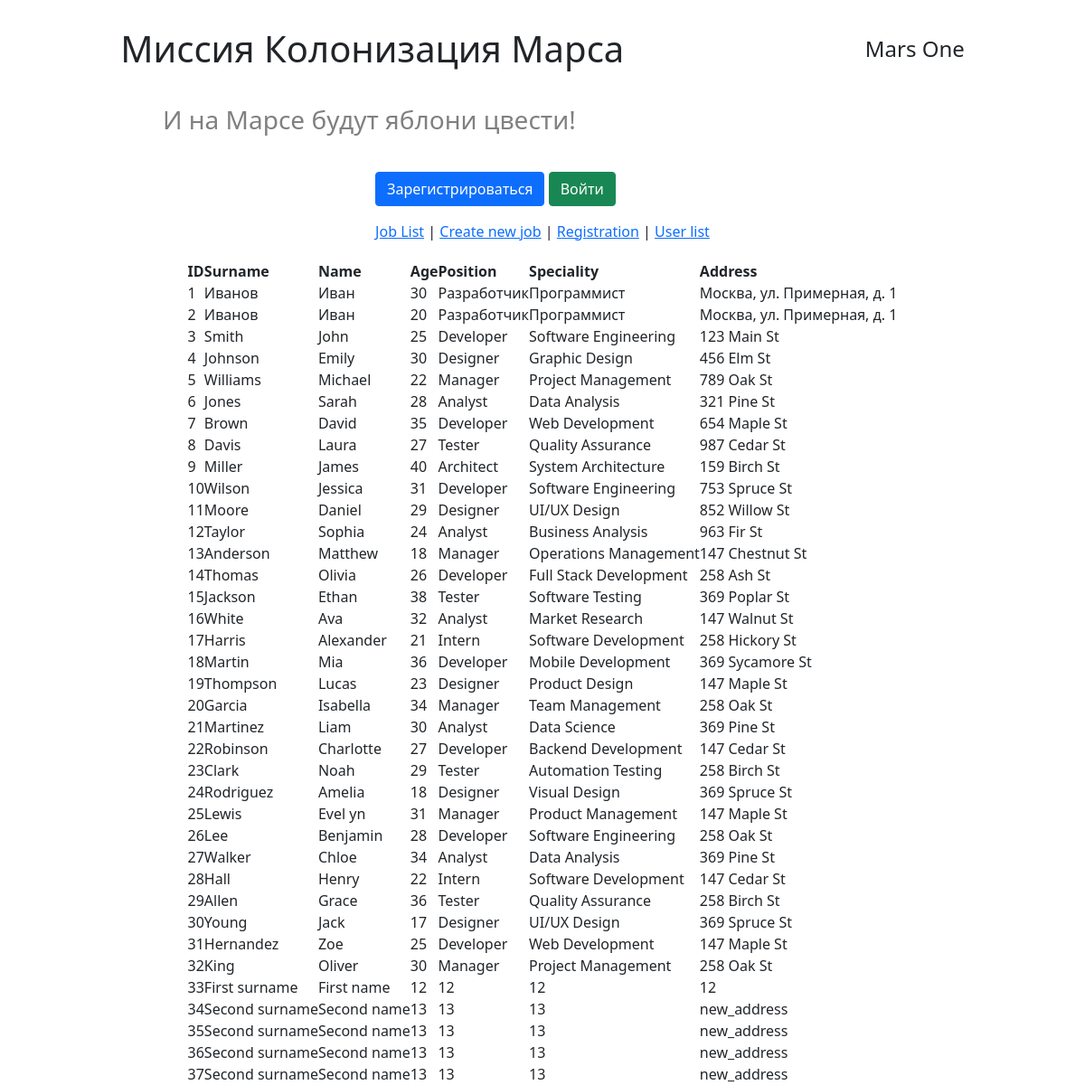
The app's page /user_list, older data.
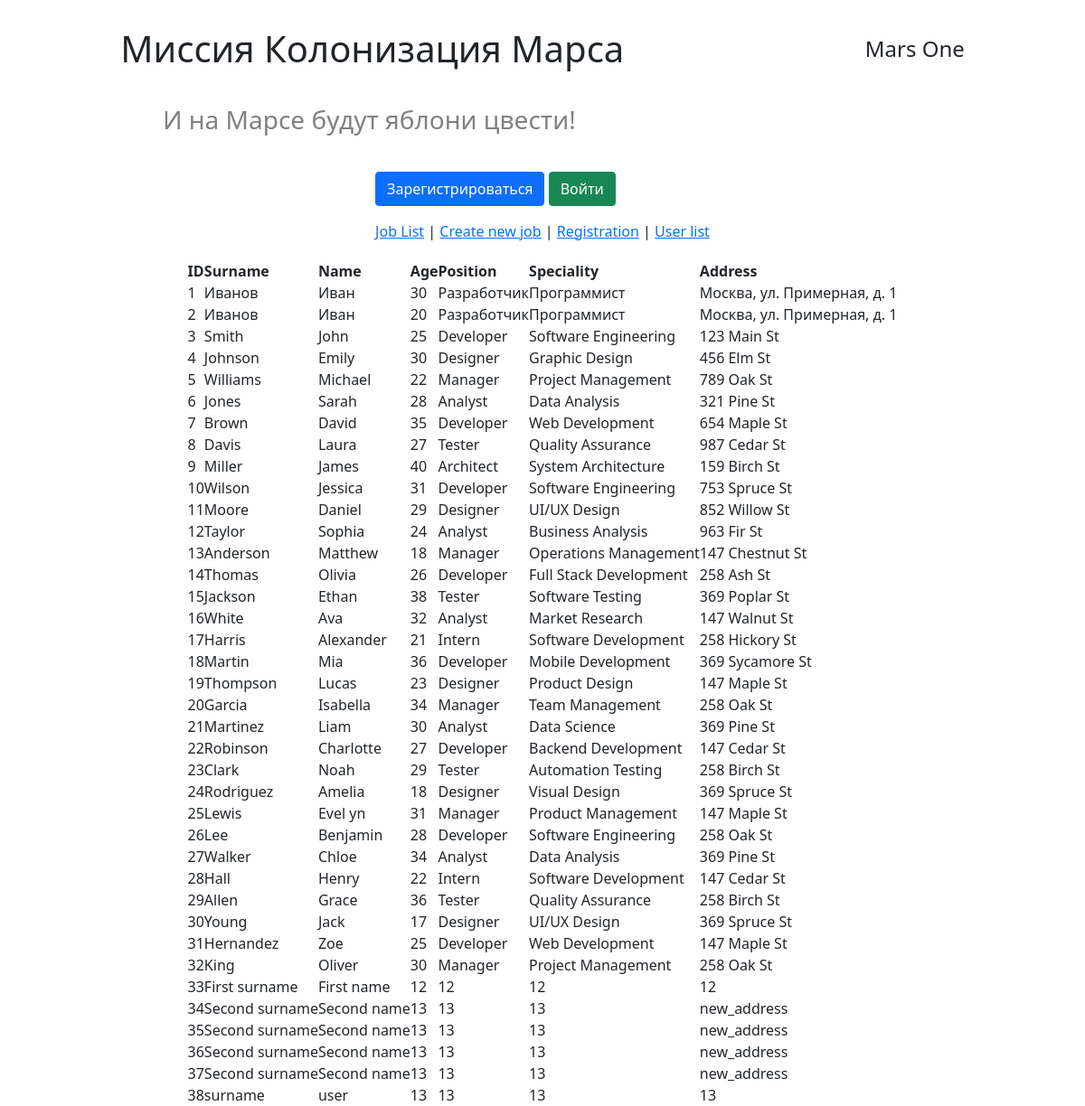
The same page, newer data.
### data/users.py (models this page shows, shortened)
class User(SqlAlchemyBase, UserMixin):
    __tablename__ = 'users'
    id = sqlalchemy.Column(sqlalchemy.Integer, primary_key=True, autoincrement=True)
    surname = sqlalchemy.Column(sqlalchemy.String, nullable=True)
    name = sqlalchemy.Column(sqlalchemy.String, nullable=True)
    age = sqlalchemy.Column(sqlalchemy.Integer, nullable=True)
    position = sqlalchemy.Column(sqlalchemy.String, nullable=True)
    speciality = sqlalchemy.Column(sqlalchemy.String, nullable=True)
    address = sqlalchemy.Column(sqlalchemy.String, nullable=True)
    email = sqlalchemy.Column(sqlalchemy.String, index=True, unique=True, nullable=True)
    hashed_password = sqlalchemy.Column(sqlalchemy.String, nullable=True)
    modified_date = sqlalchemy.Column(sqlalchemy.DateTime, default=datetime.datetime.now)
    news = orm.relationship("News", back_populates='user')

### main.py (the view)
@app.route('/user_list')
def get_user_list():
    db_sess = db_session.create_session()
    users = db_sess.query(User).all()
    return render_template('user_list.html', users=users)

### data/db_session.py (called while the page is built)
def create_session() -> Session:
    global __factory
    return __factory()

### templates/user_list.html
{% extends "base.html" %}
{% block content %}
<table>
    <thead>
        <tr>
            <th>ID</th>
            <th>Surname</th>
            <th>Name</th>
            <th>Age</th>
            <th>Position</th>
            <th>Speciality</th>
            <th>Address</th>
        </tr>
    </thead>
{% for user in users %}
    <tr>
        <td>{{ user.id }}</td>
        <td>{{ user.surname }}</td>
        <td>{{ user.name }}</td>
        <td>{{ user.age }}</td>
        <td>{{ user.position }}</td>
        <td>{{ user.speciality }}</td>
        <td>{{ user.address }}</td>
    </tr>
{% endfor %}
</table>
{% endblock %}

### templates/base.html (shortened to what this page needs)
<!DOCTYPE html>
<html lang="ru">
<head>
    <link rel="stylesheet"
    href="https://cdn.jsdelivr.net/npm/bootstrap@5.0.0-beta1/dist/css/bootstrap.min.css"
>
    <link rel="stylesheet" href="{{ url_for('static', filename='css/style.css')}}">
</head>
<body>
    <header>
        <h1>Миссия Колонизация Марса</h1>
        <h4>Mars One</h4>
    </header>
    <h3 class="second_header">И на Марсе будут яблони цвести!</h3>
    <main>
        <nav>
            {% if current_user.is_authenticated %}
                <a class="navbar-brand" href="/logout">{{ current_user.name }}</a>
            {% else %}
                <p>
                    <a class="btn btn-primary " href="/register">Зарегистрироваться</a>
                    <a class="btn btn-success" href="/login">Войти</a>
                </p>
            {% endif %}
            <a href="/">Job List</a> |
            <a href="/create_job">Create new job</a> |
            <a href="/register">Registration</a> |
            <a href="/user_list">User list</a>
        </nav>
        {% block content %}{% endblock %}
    </main>
</body>
</html>

### static/css/style.css (style rules this page uses)
* { margin: 0px; padding: 0px; font-family: 'Segoe UI', Tahoma, Geneva, Verdana, sans-serif; }
header { display: flex; justify-content: space-around; align-items: center; margin-top: 30px; width: 100%; }
main { display: flex; flex-direction: column; align-items: center; height: 100vh; margin-top: 20px; }
nav { margin: 20px; }
.second_header { margin-top: 30px; margin-left: 15vw; color: grey; }

Row changes from the older to the newer data that the page shows:
added User: id "38", surname "surname", name "user", age "13", position "13", speciality "13", address "13"
